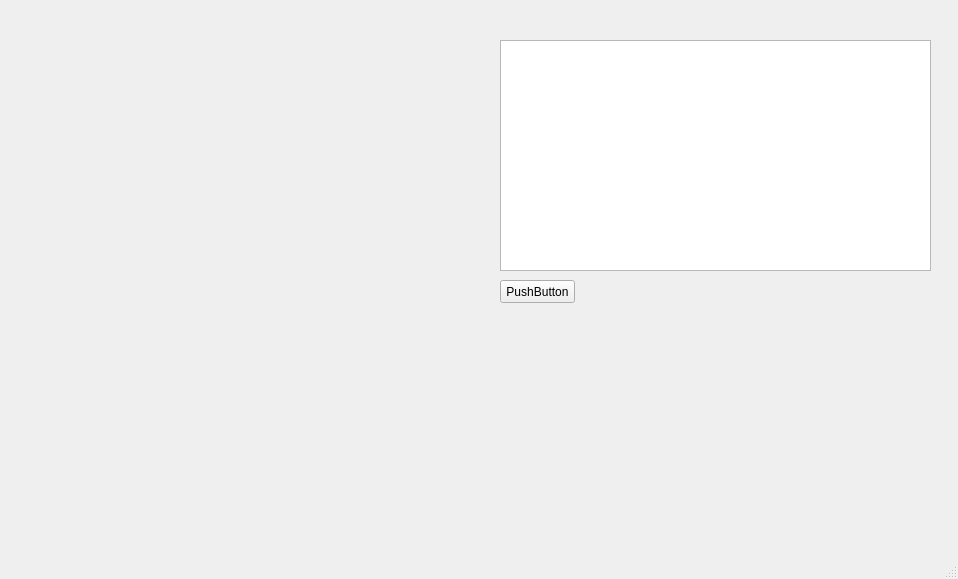
<?xml version="1.0" encoding="UTF-8"?>
<ui version="4.0">
 <class>MainWindow</class>
 <widget class="QMainWindow" name="MainWindow">
  <property name="geometry">
   <rect>
    <x>0</x>
    <y>0</y>
    <width>958</width>
    <height>579</height>
   </rect>
  </property>
  <property name="windowTitle">
   <string>MainWindow</string>
  </property>
  <widget class="QWidget" name="centralwidget">
   <widget class="QPushButton" name="pushButton">
    <property name="geometry">
     <rect>
      <x>500</x>
      <y>280</y>
      <width>75</width>
      <height>23</height>
     </rect>
    </property>
    <property name="text">
     <string>PushButton</string>
    </property>
   </widget>
   <widget class="QListWidget" name="listWidget">
    <property name="geometry">
     <rect>
      <x>500</x>
      <y>40</y>
      <width>431</width>
      <height>231</height>
     </rect>
    </property>
   </widget>
  </widget>
  <widget class="QMenuBar" name="menubar">
   <property name="geometry">
    <rect>
     <x>0</x>
     <y>0</y>
     <width>958</width>
     <height>21</height>
    </rect>
   </property>
  </widget>
  <widget class="QStatusBar" name="statusbar"/>
 </widget>
 <resources/>
 <connections/>
</ui>
